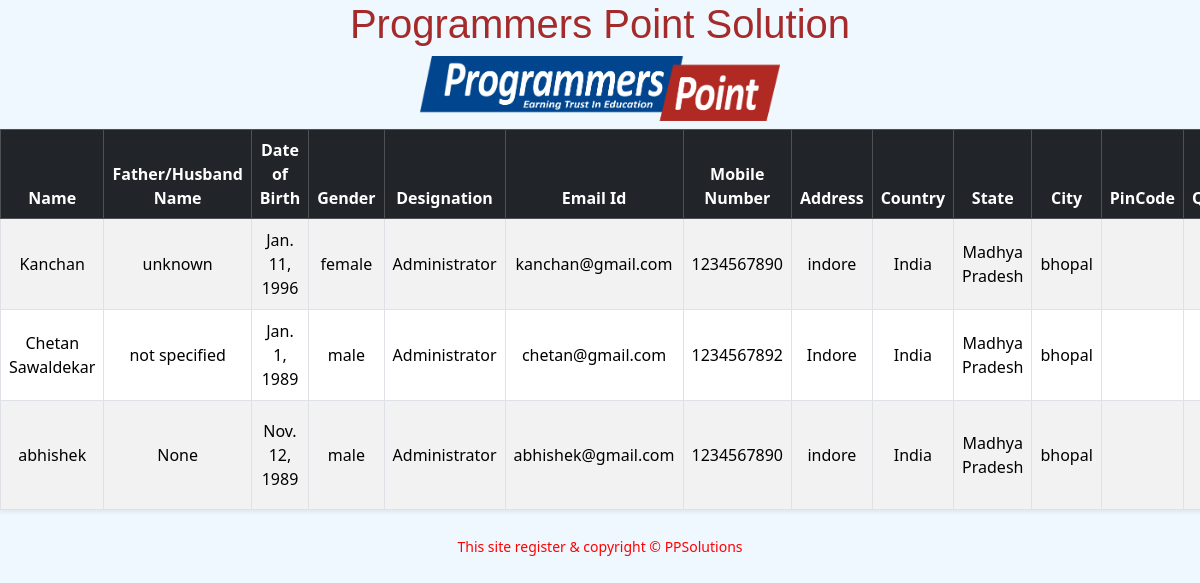
The app's page /employeetable/ with its own data.
### staffPortal/models.py (models this page shows, shortened)
class staffRegistrationModel(models.Model):
    name = models.CharField(max_length=50, validators=[MinLengthValidator(2)])
    f_h = models.CharField(max_length=50)
    email = models.EmailField(unique=True)
    dob = models.DateField(blank=True, null= True)
    gender = models.CharField(max_length=10)
    password = models.CharField(max_length=100)
    role = models.ForeignKey("superadmin.roleModel", on_delete=models.CASCADE, null=True, blank=True)
    address = models.CharField(max_length=500, null=True, blank=True)
    mobile = models.CharField(max_length=10, validators=[RegexValidator(r'^\d{10}$', message="phone must be 10 digits")])
    country = models.ForeignKey(Country, on_delete=models.SET_NULL, null=True, blank=True)
    state = models.ForeignKey(State, on_delete=models.SET_NULL, null=True, blank=True)
    city  = models.ForeignKey(City, on_delete=models.SET_NULL, null=True, blank=True)
    pincode = models.CharField(max_length = 6, validators=[RegexValidator(r'^\d{6}$', message="pin code must be 6 digits ")])
    adhar = models.FileField(upload_to=adhar_upload_path, blank=False)
    pan = models.FileField(upload_to=pan_upload_path, blank=False)
    highest_qualification= models.CharField(max_length=100,null=True, blank=True, default="")
    specialization = models.CharField(max_length=100,null=True, blank=True, default="")
    passing_year = models.CharField(max_length=4,validators=[RegexValidator(r'^\d{4}$', message="Year must be in 4 digits")],null=True,blank=True,default=None)
    college= models.CharField(max_length=150,null=True, blank=True, default="")
    percentage = models.FloatField(null=True, blank=True, default=None)
    work_status = models.CharField(max_length=12,null=True, blank=True, default="")
    company_name = models.CharField(max_length=60,null=True, blank=True, default="")
    job_title = models.CharField(max_length=50,null=True, blank=True, default="")
    total_experience = models.CharField(max_length=20, null=True, blank=True, default="")
    notice_period = models.CharField(max_length=20, null=True, blank=True,default="")
    salary = models.IntegerField( null=True, blank=True,default=0)
    salary_slip = models.FileField(upload_to=salary_slip_upload_path, blank=False, null=True)
    agree = models.BooleanField(default=False,help_text="Must agree to terms & conditions")
    is_active =  models.BooleanField(default=False, help_text = "Control Staff login access")

class Country(models.Model):
    name = models.CharField(max_length=100, unique=True)
    def __str__(self):
        return self.name

class State(models.Model):
    country = models.ForeignKey(Country, on_delete=models.CASCADE)
    name = models.CharField(max_length=100)
    def __str__(self):
        return self.name

class City(models.Model):
    state = models.ForeignKey(State,on_delete=models.CASCADE)
    name = models.CharField(max_length=100)
    def __str__(self):
        return self.name

### superadmin/models.py (models this page shows)
class roleModel(models.Model):
    role = models.CharField(max_length=60)
    def __str__(self):
        return self.role

### staffPortal/views.py (the view)
# urls.py: path('employeetable/',views.employeeTable, name="employeetable"),
def employeeTable(request):
    all_record = staffRegistrationModel.objects.all()
    return render(request, 'staffPortal/staffRecord.html',{'data':all_record})

### superadmin/context_processor.py (called while the page is built)
def unread_enquiry_count(request):
    return{
        "unread_count":StudentEnquiryModel.objects.filter(is_recent=True).count()
    }

### staffPortal/templates/staffPortal/staffRecord.html (shortened to what this page needs)
{% extends "staffPortal/base.html" %}
{% load static %}
{% block extra_css %}
<link rel="stylesheet" href="{% static 'css/staffRecord.css'%}">
{% endblock %}
{% block heading %}
  <h1> Programmers Point Solution</h1>
  <img id = "logo" src ="{% static 'images/programmers-logo.png' %}" alt="Company Logo">
{% endblock %}
{% block container %}
{% if data %}
  <div class="table-responsive navbar">
    <table class='table table-bordered table-striped table-hover align-middle text-center shadow-sm'>
      <thead class="table-dark">
        <tr>
          <th>Name</th>
          <th>Father/Husband Name</th>
          <th>Date of Birth</th>
          <th>Gender</th>
          <th>Designation</th>
          <th>Email Id</th>
          <th>Mobile Number</th>
          <th>Address</th>
          <th>Country</th>
          <th>State</th>
          <th>City</th>
          <th>PinCode</th>
          <th>Highest Qulification</th>
        </tr>
      </thead>
      <tbody>
        {% for rec in data %}
          <tr>
            <td>{{rec.name}}</td>
            <td>{{rec.f_h}}</td>
            <td>{{rec.dob}}</td>
            <td>{{rec.gender}}</td>
            <td>{{rec.role}}</td>
            <td>{{rec.email}}</td>
            <td>{{rec.mobile}}</td>
            <td>{{rec.address}}</td>
            <td>{{rec.country}}</td>
            <td>{{rec.state}}</td>
            <td>{{rec.city}}</td>
            <td>{{rec.pin}}</td>
            <td>{{rec.highest_qualification}}</td>
          </tr>
        {% endfor %}
      </tbody>
    </table>
  </div>
  {% else %}
  <div class="alert alert-warning text-center mt-4">
    No Employee Record Found.
  </div>
{% endif %}
{% endblock %}

### staffPortal/static/css/basestyles.css (style rules this page uses)
* { margin:0px; padding:0px; }
body { background-color:aliceblue; }
h1 { color:brown; font-family: sans-serif; text-align: center; }
#logo { height:30%; width: 30%; position: relative; left : 35%; }

### staffPortal/static/css/staffRecord.css (style rules this page uses)
* { margin:0px; padding:0px; }
body { background-color:aliceblue; }
h1 { color:brown; font-family: sans-serif; text-align: center; }
#logo { height:30%; width: 30%; position: relative; left : 35%; }

### records on screen
staffRegistrationModel: name "Kanchan", f_h "unknown", dob "Jan. 11, 1996", gender "female", role "Administrator", email "kanchan@gmail.com", mobile "1234567890", address "indore", country "India", state "Madhya Pradesh", city "bhopal"
staffRegistrationModel: name "Chetan Sawaldekar", f_h "not specified", dob "Jan. 1, 1989", gender "male", role "Administrator", email "chetan@gmail.com", mobile "1234567892", address "Indore", country "India", state "Madhya Pradesh", city "bhopal"
staffRegistrationModel: name "abhishek", f_h "None", dob "Nov. 12, 1989", gender "male", role "Administrator", email "abhishek@gmail.com", mobile "1234567890", address "indore", country "India", state "Madhya Pradesh", city "bhopal"
